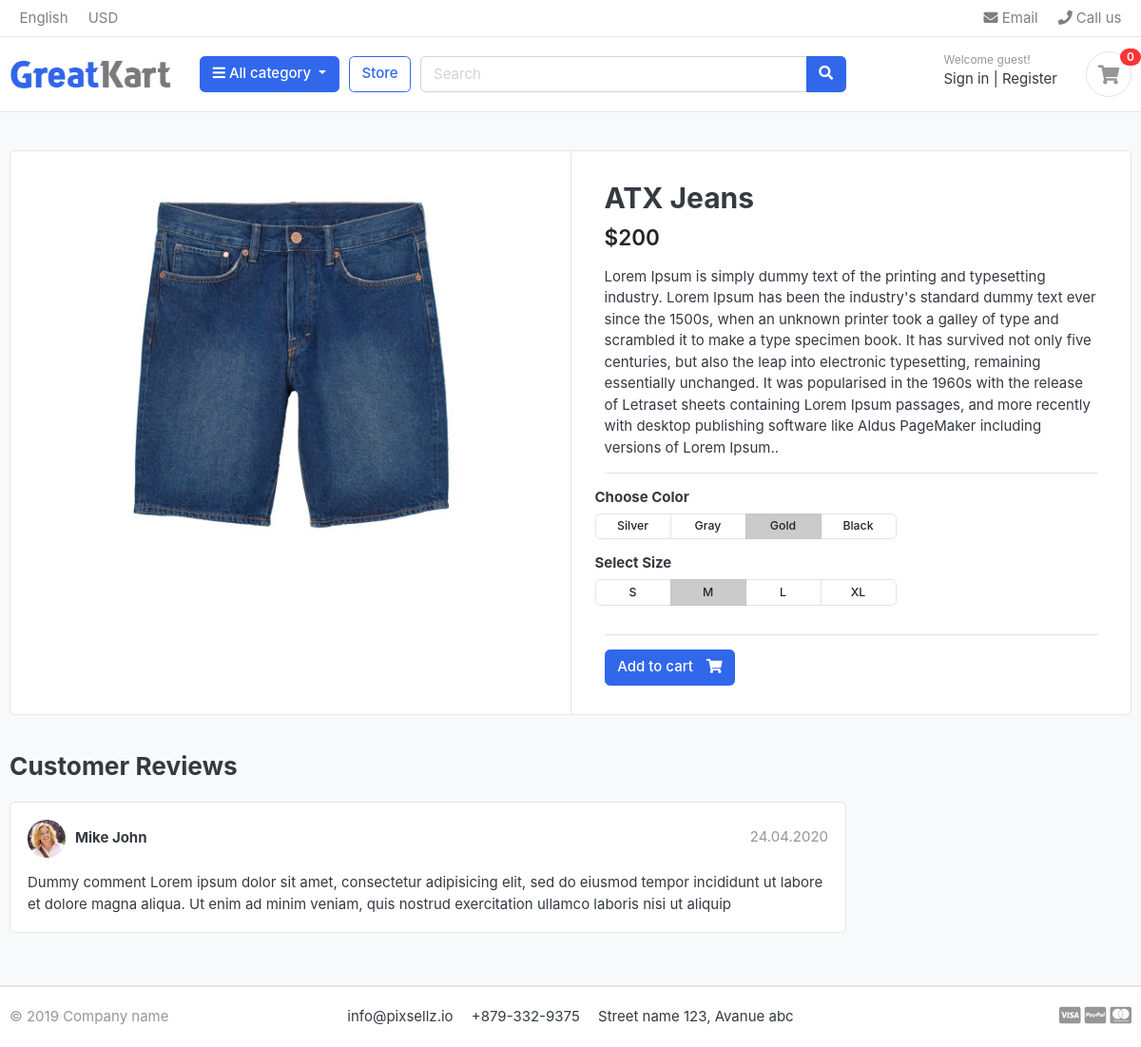
The app's page /store/jeans/atx-jeans/, older data.
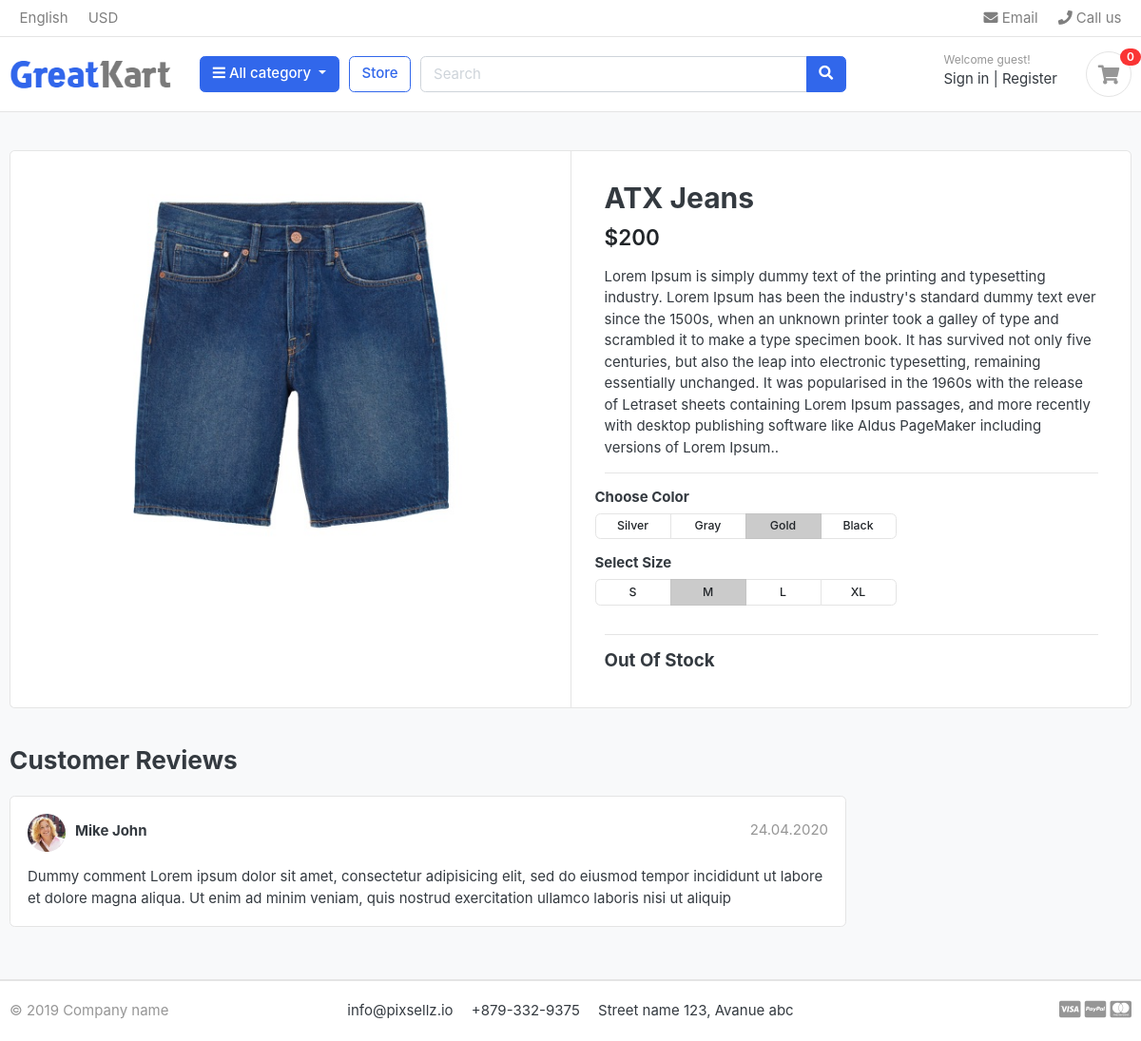
The same page, newer data.
### store/views.py (the view)
# urls.py: path('<slug:category_slug>/<slug:slug>/',views.ProductDetail.as_view(),name='product_detail'),
class ProductDetail(DetailView):
    model = Product

### category/context_processor.py (called while the page is built)
def menu_links(request):
    links = Category.objects.all()
    return dict(links=links)

### category/models.py (called while the page is built)
    def get_url(self):
        return reverse('store:product_by_category',args=[self.slug])

    def __str__(self):
        return str(self.name)

### store/templates/store/product_detail.html (shortened to what the changed rows need)
{% extends 'base.html' %}
{% load static %}
{% block body %}
<section class="section-content padding-y bg">
    <div class="container">
        <div class="card">
            <div class="row no-gutters">
                <main class="col-md-6 border-left">
                    <article class="content-body">
                        <h2 class="title">{{object.name}}</h2>
                        <div class="mb-3">
                            <var class="price h4">${{object.price}}</var>
                        </div>
                        <p>{{object.description}}.</p>
                        <hr>
                        <div class="row">
                            <div class="item-option-select">
                            </div>
                        </div>
                        <div class="row">
                            <div class="item-option-select">
                            </div>
                        </div>
                        <hr>
                        {% if object.stock <= 0 %}
                        <h5>Out Of Stock</h5>
                        {% else %}
                        <a href="./product-detail.html" class="btn  btn-primary"> <span class="text">Add to cart</span>
                            <i class="fas fa-shopping-cart"></i> </a>
                        {% endif %}
                    </article>
                </main>
            </div>
        </div>
        <br>
    </div>
</section>
{% endblock body %}

Row changes from the older to the newer data that the page shows:
changed Product "ATX Jeans": stock 100 → 0 (drawn)
Text that changed along with them:
text no longer shown: "Add to cart"
text now shown: "Out Of Stock"
